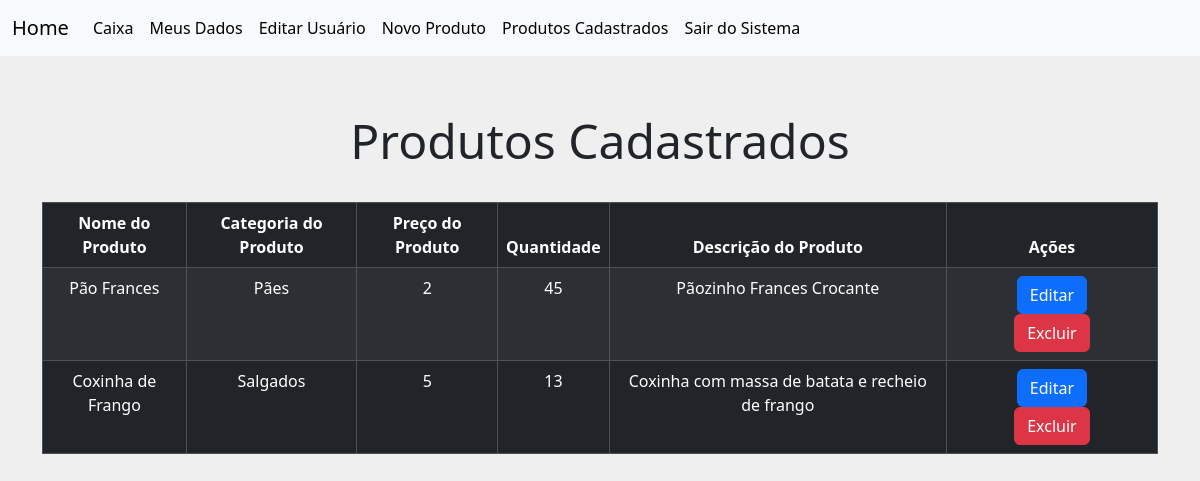
Page /produtos (signed in) on the committed database.
### models/modelos.py (models this page shows, shortened)
class Produtos(db.Model):
    id = db.Column(db.Integer, primary_key=True)
    nome = db.Column(db.String(60), nullable=False)
    categoria = db.Column(db.String(50), nullable=False)
    preco = db.Column(db.Integer, nullable=False)
    quantidade = db.Column(db.Integer, nullable=False)
    descricao = db.Column(db.String(200), nullable=False)

### views.py (the view)
@app.route('/produtos')
@login_required
def produtos():
    lista = Produtos.query.order_by(Produtos.id)
    return render_template('lista_produtos.html',produtos= lista)

### models/modelos.py (called while the page is built)
@login_manager.user_loader
def get_user(user_id):
    return Usuarios.query.filter_by(id=user_id).first()

### templates/lista_produtos.html (shortened to what this page needs)
{% extends 'bases/base_logado.html' %}
{% block customCSS %}
<link rel="stylesheet" href="{{ url_for('static', filename='css/style_lista.css')}}">
{% endblock %}
{% block content %}
    <div class="container">
        <div class="page-header pai__tit">
            <h3 class="tit__principal">Produtos Cadastrados</h3>
        </div>
        <table class="table table-dark table-striped table-responsive table-bordered tabela ">
            <thead class="thead-default">
                <tr>
                    <th>Nome do Produto</th>
                    <th>Categoria do Produto</th>
                    <th>Preço do Produto</th>
                    <th>Quantidade</th>
                    <th>Descrição do Produto</th>
                    <th>Ações</th>
                </tr>
            </thead>
            <tbody>
                {% for produto in produtos %}
                    <tr>
                        <td>{{produto.nome}}</td>
                        <td>{{produto.categoria}}</td>
                        <td>{{produto.preco}}</td>
                        <td>{{produto.quantidade}}</td>
                        <td>{{produto.descricao}}</td>
                        <td>
                            <a class="btn btn-primary bts"  href="{{ url_for('editar_produtos', id=current_user.id) }}">Editar</a>
                            <a class="btn btn-danger bts" href="{{ url_for('deletar_produto', id=current_user.id) }}">Excluir</a>
                        </td>
                    </tr>
                {% endfor %}
            </tbody>
        </table>
    </div>
{% endblock %}

### static/css/style_lista.css (style rules this page uses)
:root { --cor-principal: #efefef; --cor-secundaria: #6B6FDE; --cor-preta: #000000; --fonte-principal: 'Montserrat', sans-serif; }
* { margin: 0; padding: 0; box-sizing: border-box; }
body { background-color: var(--cor-principal); }
.tabela { text-align: center; }
.pai__tit { display: flex; justify-content: center; padding: 2.5em 0 1.5em 0; }
.tit__principal { font-size: 48px; font-weight: 500; }
.bts { margin: 0 1em; }

### rows in the picture
Produtos: nome "Pão Frances", categoria "Pães", preco "2", quantidade "45", descricao "Pãozinho Frances Crocante"
Produtos: nome "Coxinha de Frango", categoria "Salgados", preco "5", quantidade "13", descricao "Coxinha com massa de batata e recheio de frango"
